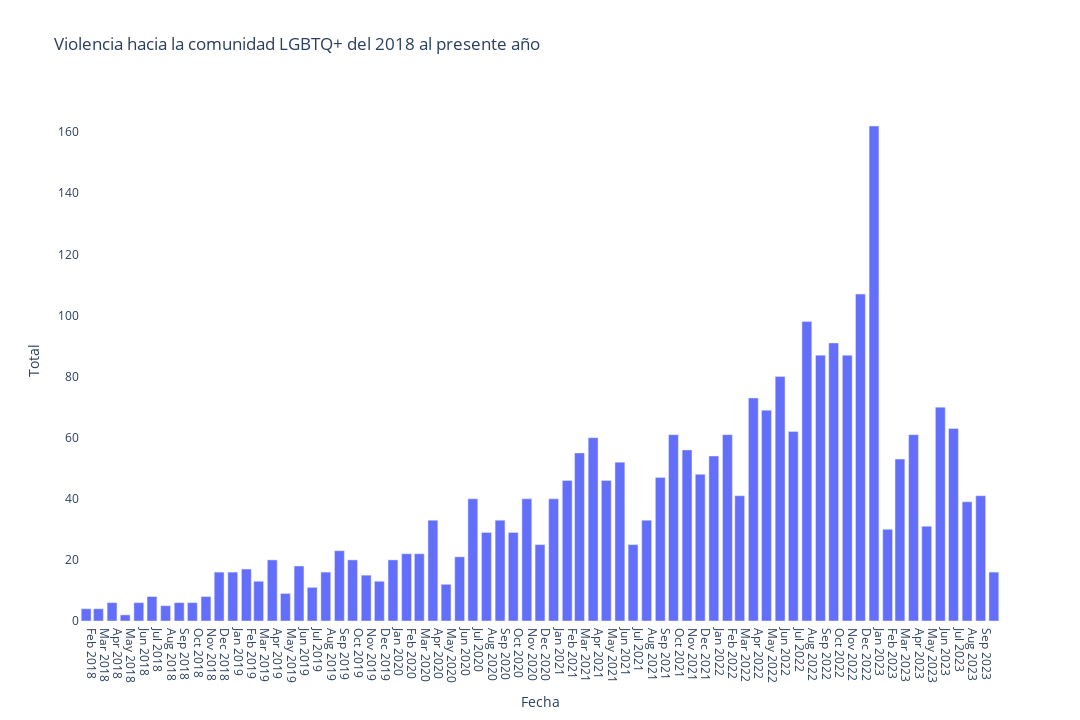

The notebook cell saved with this chart:
### Code cell
fig = px.bar(result[result.dia_incidente.dt.year >= 2018],
            x='dia_incidente',
            y='size',
            labels={'dia_incidente': 'Fecha', 'size': 'Total'},
            title='Violencia hacia la comunidad LGBTQ+ del 2018 al presente año',
            width=1080,
            height=720)

fig.update_layout({
    'plot_bgcolor': 'rgba(0, 0, 0, 0)',
    'paper_bgcolor': 'rgba(0, 0, 0, 0)',
})
fig.update_xaxes(
    dtick="M1",
    ticklabelmode="period")

fig.write_image('../Images/grafica_total_violencia_2018_2023.png')
fig.write_image('../Images/grafica_total_violencia_2018_2023.svg')

fig.show(config={'locale': 'es_ES'})

### Figure 1 — Plotly figure (JSON) as saved in the notebook; plotly's stock layout.template omitted (floating-point values rounded to 4 significant figures)
{"data": [{"alignmentgroup": "True", "hovertemplate": "Fecha=%{x}<br>Total=%{y}<extra></extra>", "legendgroup": "", "marker": {"color": "#636efa", "pattern": {"shape": ""}}, "name": "", "offsetgroup": "", "orientation": "v", "showlegend": false, "textposition": "auto", "type": "bar", "x": ["2018-01-31T00:00:00", "2018-02-28T00:00:00", "2018-03-31T00:00:00", "2018-04-30T00:00:00", "2018-05-31T00:00:00", "2018-06-30T00:00:00", "2018-07-31T00:00:00", "2018-08-31T00:00:00", "2018-09-30T00:00:00", "2018-10-31T00:00:00", "2018-11-30T00:00:00", "2018-12-31T00:00:00", "2019-01-31T00:00:00", "2019-02-28T00:00:00", "2019-03-31T00:00:00", "2019-04-30T00:00:00", "2019-05-31T00:00:00", "2019-06-30T00:00:00", "2019-07-31T00:00:00", "2019-08-31T00:00:00", "2019-09-30T00:00:00", "2019-10-31T00:00:00", "2019-11-30T00:00:00", "2019-12-31T00:00:00", "2020-01-31T00:00:00", "2020-02-29T00:00:00", "2020-03-31T00:00:00", "2020-04-30T00:00:00", "2020-05-31T00:00:00", "2020-06-30T00:00:00", "2020-07-31T00:00:00", "2020-08-31T00:00:00", "2020-09-30T00:00:00", "2020-10-31T00:00:00", "2020-11-30T00:00:00", "2020-12-31T00:00:00", "2021-01-31T00:00:00", "2021-02-28T00:00:00", "2021-03-31T00:00:00", "2021-04-30T00:00:00", "2021-05-31T00:00:00", "2021-06-30T00:00:00", "2021-07-31T00:00:00", "2021-08-31T00:00:00", "2021-09-30T00:00:00", "2021-10-31T00:00:00", "2021-11-30T00:00:00", "2021-12-31T00:00:00", "2022-01-31T00:00:00", "2022-02-28T00:00:00", "2022-03-31T00:00:00", "2022-04-30T00:00:00", "2022-05-31T00:00:00", "2022-06-30T00:00:00", "2022-07-31T00:00:00", "2022-08-31T00:00:00", "2022-09-30T00:00:00", "2022-10-31T00:00:00", "2022-11-30T00:00:00", "2022-12-31T00:00:00", "2023-01-31T00:00:00", "2023-02-28T00:00:00", "2023-03-31T00:00:00", "2023-04-30T00:00:00", "2023-05-31T00:00:00", "2023-06-30T00:00:00", "2023-07-31T00:00:00", "2023-08-31T00:00:00", "2023-09-30T00:00:00"], "xaxis": "x", "y": [4, 4, 6, 2, 6, 8, 5, 6, 6, 8, 16, 16, 17, 13, 20, 9, 18, 11, 16, 23, 20, 15, 13, 20, 22, 22, 33, 12, 21, 40, 29, 33, 29, 40, 25, 40, 46, 55, 60, 46, 52, 25, 33, 47, 61, 56, 48, 54, 61, 41, 73, 69, 80, 62, 98, 87, 91, 87, 107, 162, 30, 53, 61, 31, 70, 63, 39, 41, 16], "yaxis": "y"}], "layout": {"barmode": "relative", "height": 720, "legend": {"tracegroupgap": 0}, "paper_bgcolor": "rgba(0, 0, 0, 0)", "plot_bgcolor": "rgba(0, 0, 0, 0)", "title": {"text": "Violencia hacia la comunidad LGBTQ+ del 2018 al presente año"}, "width": 1080, "xaxis": {"anchor": "y", "domain": [0, 1], "dtick": "M1", "ticklabelmode": "period", "title": {"text": "Fecha"}}, "yaxis": {"anchor": "x", "domain": [0, 1], "title": {"text": "Total"}}}}
